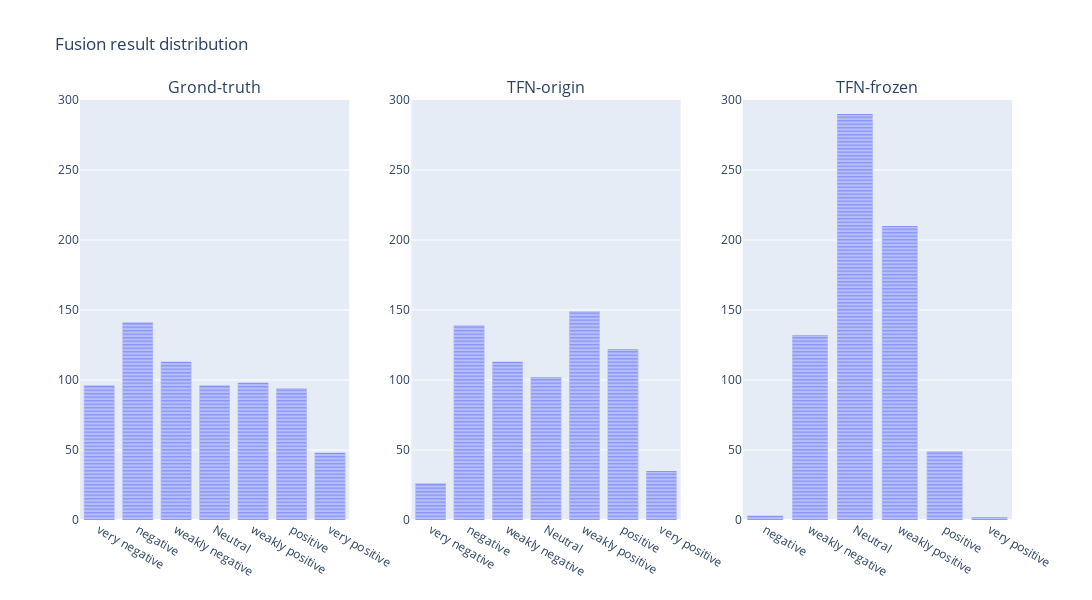

Here is the notebook cell this chart was saved with:
### Markdown cell above
### 2. Fusion result distribution

### Code cell
with open(f"results/TFN_fusion.pkl", "rb") as handle:
    tfn_origin = pkl.load(handle) 

df1 = pd.DataFrame(data=tfn)
df2 = pd.DataFrame(data=tfn_origin)
order = ['very negative', 'negative', 'weakly negative', 'Neutral', 'weakly positive', 'positive', 'very positive']

fig1 = px.bar(df1, x="labels_7")
fig2 = px.bar(df2, x="preds_7")
fig3 = px.bar(df1, x="preds_7")

fig1_traces = []
fig2_traces = []
fig3_traces = []

for trace in range(len(fig1["data"])):
    fig1_traces.append(fig1["data"][trace])
for trace in range(len(fig2["data"])):
    fig2_traces.append(fig2["data"][trace])
for trace in range(len(fig3["data"])):
    fig3_traces.append(fig3["data"][trace])

this_figure = sp.make_subplots(rows=1, cols=3, subplot_titles=("Grond-truth", "TFN-origin", "TFN-frozen"))
for traces in fig1_traces:
    this_figure.append_trace(traces, row=1, col=1)
for traces in fig2_traces:
    this_figure.append_trace(traces, row=1, col=2)
for traces in fig3_traces:
    this_figure.append_trace(traces, row=1, col=3)

this_figure.update_layout(height=600, width=1600, title_text="Fusion result distribution")
this_figure.update_xaxes(categoryorder='array', categoryarray= order)
this_figure.update_yaxes(range=[0,300])
this_figure.show()

### Figure 1 — Plotly figure (JSON) as saved in the notebook; plotly's stock layout.template omitted (floating-point values rounded to 4 significant figures; data arrays with more than 128 entries replaced by an {"elided": "..."} marker saying what was removed)
{"data": [{"alignmentgroup": "True", "hovertemplate": "labels_7=%{x}<br>count=%{y}<extra></extra>", "legendgroup": "", "marker": {"color": "#636efa", "pattern": {"shape": ""}}, "name": "", "offsetgroup": "", "orientation": "v", "showlegend": false, "textposition": "auto", "type": "bar", "x": {"elided": "686 str values"}, "xaxis": "x", "y": {"elided": "686 int values"}, "yaxis": "y"}, {"alignmentgroup": "True", "hovertemplate": "preds_7=%{x}<br>count=%{y}<extra></extra>", "legendgroup": "", "marker": {"color": "#636efa", "pattern": {"shape": ""}}, "name": "", "offsetgroup": "", "orientation": "v", "showlegend": false, "textposition": "auto", "type": "bar", "x": {"elided": "686 str values"}, "xaxis": "x2", "y": {"elided": "686 int values"}, "yaxis": "y2"}, {"alignmentgroup": "True", "hovertemplate": "preds_7=%{x}<br>count=%{y}<extra></extra>", "legendgroup": "", "marker": {"color": "#636efa", "pattern": {"shape": ""}}, "name": "", "offsetgroup": "", "orientation": "v", "showlegend": false, "textposition": "auto", "type": "bar", "x": {"elided": "686 str values"}, "xaxis": "x3", "y": {"elided": "686 int values"}, "yaxis": "y3"}], "layout": {"annotations": [{"font": {"size": 16}, "showarrow": false, "text": "Grond-truth", "x": 0.1444, "xanchor": "center", "xref": "paper", "y": 1, "yanchor": "bottom", "yref": "paper"}, {"font": {"size": 16}, "showarrow": false, "text": "TFN-origin", "x": 0.5, "xanchor": "center", "xref": "paper", "y": 1, "yanchor": "bottom", "yref": "paper"}, {"font": {"size": 16}, "showarrow": false, "text": "TFN-frozen", "x": 0.8556, "xanchor": "center", "xref": "paper", "y": 1, "yanchor": "bottom", "yref": "paper"}], "height": 600, "title": {"text": "Fusion result distribution"}, "width": 1600, "xaxis": {"anchor": "y", "categoryarray": ["very negative", "negative", "weakly negative", "Neutral", "weakly positive", "positive", "very positive"], "categoryorder": "array", "domain": [0, 0.2889]}, "xaxis2": {"anchor": "y2", "categoryarray": ["very negative", "negative", "weakly negative", "Neutral", "weakly positive", "positive", "very positive"], "categoryorder": "array", "domain": [0.3556, 0.6444]}, "xaxis3": {"anchor": "y3", "categoryarray": ["very negative", "negative", "weakly negative", "Neutral", "weakly positive", "positive", "very positive"], "categoryorder": "array", "domain": [0.7111, 1]}, "yaxis": {"anchor": "x", "domain": [0, 1], "range": [0, 300]}, "yaxis2": {"anchor": "x2", "domain": [0, 1], "range": [0, 300]}, "yaxis3": {"anchor": "x3", "domain": [0, 1], "range": [0, 300]}}}
